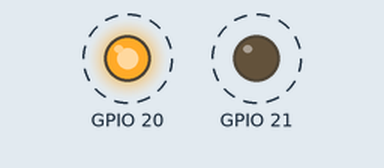
Bench run of a program on a simulated Raspberry Pi (BCM pin numbers). On the bench: output pins drawn as LEDs (lit = HIGH). Dashed ring = blinking. What the program prints to the terminal is not drawn. At 20.0 s the program stops and its outputs stay as they are.

Above: at 0.5 s.
Timing chart, 0 to 4.6 s (numbered marks = the images above):
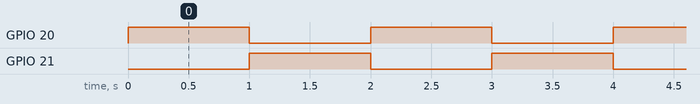

The program:

led.py
```python
import RPi.GPIO as GPIO
import time

GPIO.setmode(GPIO.BCM)
GPIO.setup(20,GPIO.OUT)
GPIO.setup(21,GPIO.OUT)

print "Start LED"

i = 0
while i < 10:
    GPIO.output(20, True)
    GPIO.output(21, False)
    time.sleep(1)
    GPIO.output(20, False)
    GPIO.output(21, True)
    time.sleep(1)
    i += 1

print "End LED"

GPIO.cleanup()
```

Measured:
- by itself, GPIO 20: alternates HIGH for 1.0 s and LOW for 1.0 s, 20 changes in all, then stays LOW
- by itself, GPIO 21: alternates HIGH for 1.0 s and LOW for 1.0 s
